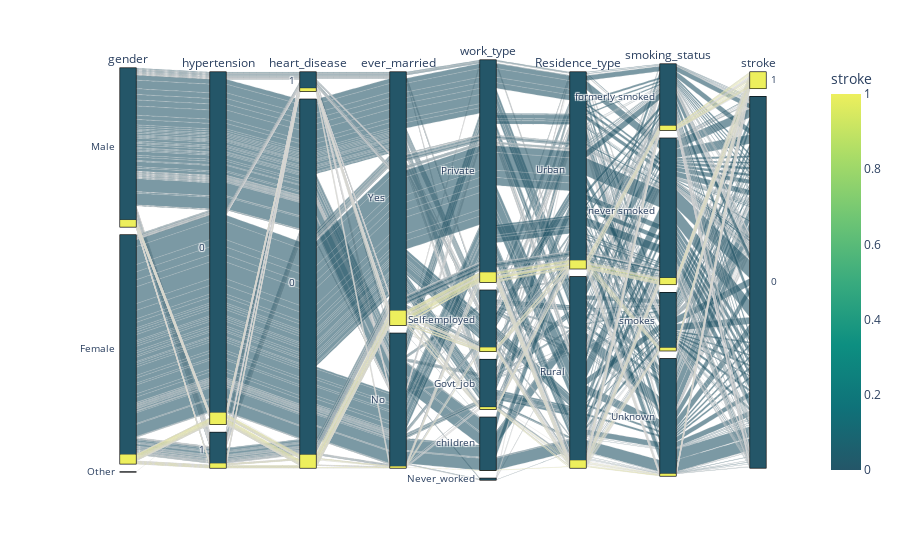

Notebook code cell kept with this figure:
### Code cell
fig = px.parallel_categories(data[['gender','age','hypertension','heart_disease','ever_married',
            	            'work_type','Residence_type','avg_glucose_level','bmi','smoking_status','stroke']], 
                             color="stroke", 
                             color_continuous_scale=px.colors.sequential.Aggrnyl  )
fig.show()

### Figure 1 — Plotly figure (JSON) as saved in the notebook; plotly's stock layout.template omitted (floating-point values rounded to 4 significant figures; data arrays with more than 128 entries replaced by an {"elided": "..."} marker saying what was removed)
{"data": [{"dimensions": [{"label": "gender", "values": {"elided": "4909 str values"}}, {"label": "hypertension", "values": {"elided": "4909 int values"}}, {"label": "heart_disease", "values": {"elided": "4909 int values"}}, {"label": "ever_married", "values": {"elided": "4909 str values"}}, {"label": "work_type", "values": {"elided": "4909 str values"}}, {"label": "Residence_type", "values": {"elided": "4909 str values"}}, {"label": "smoking_status", "values": {"elided": "4909 str values"}}, {"label": "stroke", "values": {"elided": "4909 int values"}}], "domain": {"x": [0, 1], "y": [0, 1]}, "line": {"color": {"elided": "4909 int values"}, "coloraxis": "coloraxis"}, "name": "", "type": "parcats"}], "layout": {"coloraxis": {"colorbar": {"title": {"text": "stroke"}}, "colorscale": [[0, "rgb(36, 86, 104)"], [0.1667, "rgb(15, 114, 121)"], [0.3333, "rgb(13, 143, 129)"], [0.5, "rgb(57, 171, 126)"], [0.6667, "rgb(110, 197, 116)"], [0.8333, "rgb(169, 220, 103)"], [1, "rgb(237, 239, 93)"]]}, "legend": {"tracegroupgap": 0}, "margin": {"t": 60}}}
